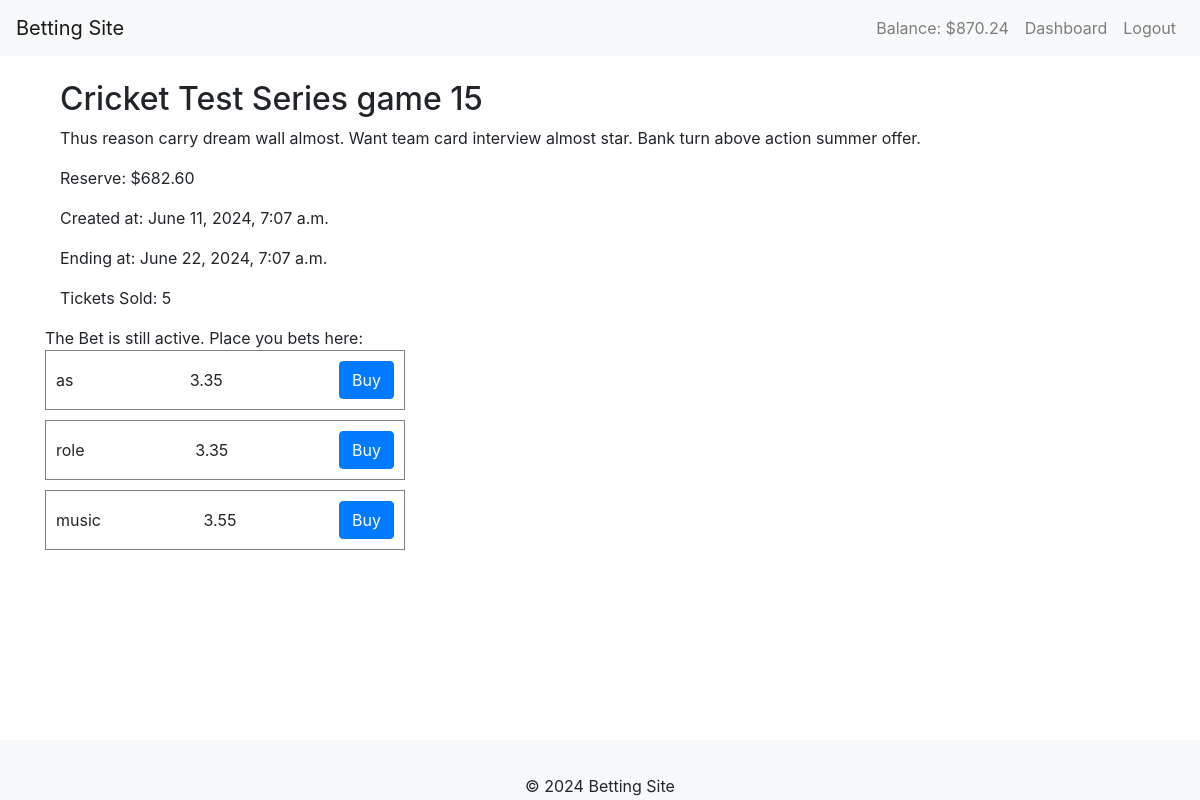
/bets/2/ (signed in), run on the app's committed database.
### gambling/models.py (models this page shows, shortened)
class User(AbstractUser):
    gifted_balance = models.DecimalField(max_digits=10, decimal_places=2, default=1000.00)
    balance = models.DecimalField(max_digits=10, decimal_places=2, default=1000.00)
    last_daily_bonus = models.DateField(default=timezone.now)

class Bet(models.Model):
    name = models.CharField(max_length=100)
    description = models.TextField(blank=True)
    created_at = models.DateTimeField(default=timezone.now)
    end_time = models.DateTimeField()
    reserve = models.DecimalField(max_digits=10, decimal_places=2, default=500.00)
    is_active = models.BooleanField(default=True)
    can_buy = models.BooleanField(default=True)
    tickets_sold = models.IntegerField(default=0)
    def update_active(self):
        self.can_buy = self.can_buy and self.is_active and timezone.now() < self.end_time
        self.save()
    def update_tickets_sold(self):
        total_tickets = self.options.aggregate(Sum('tickets_sold'))['tickets_sold__sum'] or 0
        self.tickets_sold = total_tickets
        self.save()

class BetOption(models.Model):
    bet = models.ForeignKey(Bet, related_name='options', on_delete=models.CASCADE)
    name = models.CharField(max_length=100)
    tickets_sold = models.IntegerField(default=0)
    current_price = models.DecimalField(max_digits=10, decimal_places=2, default=0.5)
    def update_price(self):
        self.bet.update_tickets_sold()
        self.current_price = functions.get_price(self.bet.reserve, self.bet.tickets_sold, self.tickets_sold)
        self.save()

### gambling/views.py (the view, shortened to what this page needs)
# urls.py: path('bets/<int:bet_id>/', BetDetailView.as_view(), name='bet_detail'),
class BetDetailView(LoginRequiredMixin, View):
    def get(self, request, bet_id):
        bet = Bet.objects.get(id=bet_id)
        bet.update_active()
        for option in bet.options.all():
            option.update_price()
        return render(request, 'gambling/bet_detail.html', {
            'bet': bet,
            'options': bet.options.all(),
        })

### gambling/functions.py (called while the page is built)
def round_num(num):
    return Decimal(math.ceil(num * Decimal(100)) / 100)

def get_price(reserve, total_tickets, option_tickets):
    return round_num(max(Decimal(10) - Decimal(0.02/(math.log10(int(total_tickets)+100))) * Decimal(reserve - 10 * option_tickets), 0))

### gambling/models.py (called while the page is built)
@receiver(post_save, sender=Bet)
def update_reserves_on_bet_creation(sender, instance, created, **kwargs):
    if created:
        profit_record = ProfitRecord.objects.last()
        reserve_decimal = Decimal(instance.reserve)
        if profit_record:
            cumulative_profit = profit_record.cumulative_profit - reserve_decimal
            current_reserves = profit_record.current_reserves + reserve_decimal
        else:
            cumulative_profit = -reserve_decimal
            current_reserves = reserve_decimal
        ProfitRecord.objects.create(cumulative_profit=cumulative_profit, current_reserves=current_reserves)

### gambling/templates/gambling/bet_detail.html (shortened to what this page needs)
{% extends "gambling/layout.html" %}
{% block content %}
<div>
    <div class="container mt-4">
        <h2>{{ bet.name }}</h2>
        <p>{{ bet.description }}</p>
        <p>Reserve: ${{ bet.reserve }}</p>
        <p>Created at: {{ bet.created_at }}</p>
        <p>Ending at: {{ bet.end_time }}</p>
        <p>Tickets Sold: {{ bet.tickets_sold }}</p>
    </div>
    {% if bet.can_buy %}
        <div class="active-text">The Bet is still active. Place you bets here:</div>
        {% for option in options %}
            <div class="option-div">
                <span>{{ option.name }}</span>
                <span>{{ option.current_price }}</span>
                <button class="btn btn-primary buy-option" data-bet-id="{{ bet.id }}" data-option-id="{{ option.id }}">Buy</button>
            </div>
        {% endfor %}
    {% else %}
    <div class="not-active-text">The Bet is no longer active</div>
    {% endif %}
</div>
{% load static %}
{% endblock %}

### gambling/templates/gambling/layout.html (shortened to what this page needs)
<!DOCTYPE html>
<html>
<head>
    <link rel="stylesheet" href="https://maxcdn.bootstrapcdn.com/bootstrap/4.5.2/css/bootstrap.min.css">
    {% load static %}
    <link rel="stylesheet" href="{% static 'gambling/styles.css' %}">
</head>
<body>
    <nav class="navbar navbar-expand-lg navbar-light bg-light">
        <a class="navbar-brand" href="{% url 'bets_list' %}">Betting Site</a>
        <div class="collapse navbar-collapse">
            <ul class="navbar-nav ml-auto">
                {% if user.is_authenticated %}
                    <li class="nav-item">
                        <span class="nav-link">Balance: ${{ user.balance }}</span>
                    </li>
                    <li class="nav-item">
                        <a class="nav-link" href="{% url 'dashboard' %}">Dashboard</a>
                    </li>
                    <li class="nav-item">
                        <a class="nav-link" href="{% url 'logout' %}">Logout</a>
                    </li>
                {% endif %}
            </ul>
        </div>
    </nav>
    <div class="container mt-4">
        {% block content %}
        {% endblock %}
    </div>
    <footer class="footer bg-light mt-auto py-3">
        <div class="container text-center">
            <p>&copy; 2024 Betting Site</p>
        </div>
    </footer>
</body>
</html>

### gambling/static/gambling/styles.css (style rules this page uses)
.footer { position: fixed; bottom: 0; width: 100%; height: 60px; line-height: 60px; background-color: #f5f5f5; }
body { margin-bottom: 100px; }
.option-div { display: flex; align-content: center; justify-content: space-between; gap: 10px; padding: 10px; margin-bottom: 10px; min-width: 30vw; width: fit-content; border: 1px solid gray; }
span { display: flex; flex-direction: column; justify-content: center; }

### data on the page
User: balance "870.24"
Bet: name "Cricket Test Series game 15", description "Thus reason carry dream wall almost. Want team card interview almost star. Bank turn above action summer offer.", reserve "682.60", created_at "June 11, 2024, 7:07 a.m.", end_time "June 22, 2024, 7:07 a.m.", tickets_sold "5"
BetOption: name "as", current_price "3.35"
BetOption: name "role", current_price "3.35"
BetOption: name "music", current_price "3.55"
